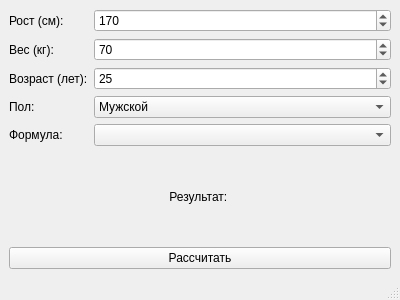
<?xml version="1.0" encoding="UTF-8"?>
<ui version="4.0">
 <class>MainWindow</class>
 <widget class="QMainWindow" name="MainWindow">
  <property name="geometry">
   <rect>
    <x>0</x>
    <y>0</y>
    <width>400</width>
    <height>300</height>
   </rect>
  </property>
  <property name="windowTitle">
   <string>Калькулятор BMR</string>
  </property>
  <widget class="QWidget" name="centralwidget">
   <layout class="QVBoxLayout" name="verticalLayout">
    <item>
     <layout class="QFormLayout" name="formLayout">
      <item row="0" column="0">
       <widget class="QLabel" name="labelHeight">
        <property name="text">
         <string>Рост (см):</string>
        </property>
       </widget>
      </item>
      <item row="0" column="1">
       <widget class="QSpinBox" name="heightSpinBox">
        <property name="maximum">
         <number>250</number>
        </property>
        <property name="value">
         <number>170</number>
        </property>
       </widget>
      </item>
      <item row="1" column="0">
       <widget class="QLabel" name="labelWeight">
        <property name="text">
         <string>Вес (кг):</string>
        </property>
       </widget>
      </item>
      <item row="1" column="1">
       <widget class="QSpinBox" name="weightSpinBox">
        <property name="maximum">
         <number>300</number>
        </property>
        <property name="value">
         <number>70</number>
        </property>
       </widget>
      </item>
      <item row="2" column="0">
       <widget class="QLabel" name="labelAge">
        <property name="text">
         <string>Возраст (лет):</string>
        </property>
       </widget>
      </item>
      <item row="2" column="1">
       <widget class="QSpinBox" name="ageSpinBox">
        <property name="maximum">
         <number>120</number>
        </property>
        <property name="value">
         <number>25</number>
        </property>
       </widget>
      </item>
      <item row="3" column="0">
       <widget class="QLabel" name="labelGender">
        <property name="text">
         <string>Пол:</string>
        </property>
       </widget>
      </item>
      <item row="3" column="1">
       <widget class="QComboBox" name="genderComboBox">
        <item>
         <property name="text">
          <string>Мужской</string>
         </property>
        </item>
        <item>
         <property name="text">
          <string>Женский</string>
         </property>
        </item>
       </widget>
      </item>
      <item row="4" column="0">
       <widget class="QLabel" name="labelFormula">
        <property name="text">
         <string>Формула:</string>
        </property>
       </widget>
      </item>
      <item row="4" column="1">
       <widget class="QComboBox" name="formulaComboBox"/>
      </item>
     </layout>
    </item>
    <item>
     <widget class="QLabel" name="resultLabel">
      <property name="text">
       <string>Результат: </string>
      </property>
      <property name="alignment">
       <set>Qt::AlignmentFlag::AlignCenter</set>
      </property>
     </widget>
    </item>
    <item>
     <layout class="QHBoxLayout" name="horizontalLayout">
      <item>
       <widget class="QPushButton" name="calculateButton">
        <property name="text">
         <string>Рассчитать</string>
        </property>
       </widget>
      </item>
     </layout>
    </item>
   </layout>
  </widget>
  <widget class="QMenuBar" name="menubar">
   <property name="geometry">
    <rect>
     <x>0</x>
     <y>0</y>
     <width>400</width>
     <height>22</height>
    </rect>
   </property>
  </widget>
  <widget class="QStatusBar" name="statusbar"/>
 </widget>
 <resources/>
 <connections/>
</ui>
